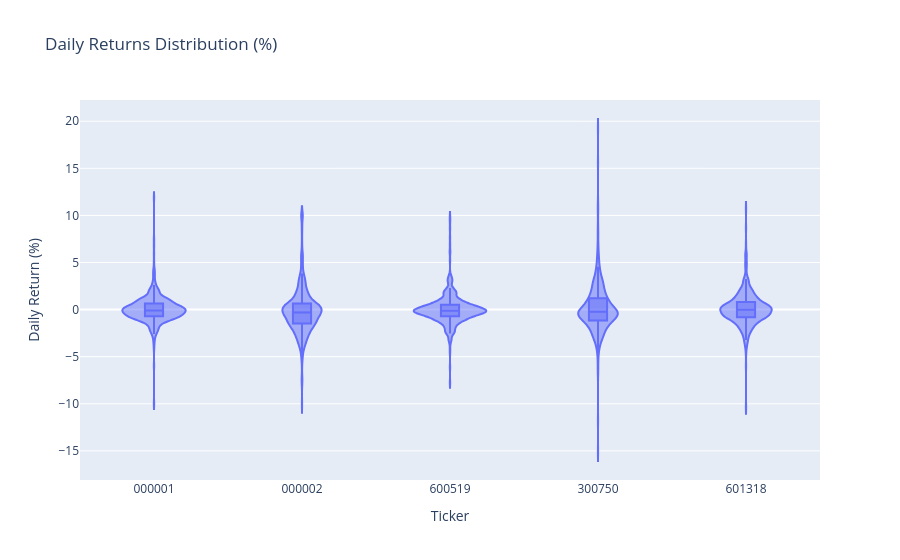

The cell this chart's notebook holds for it:
### Markdown cell above
### 6.6 Daily Returns Distribution (Violin Plot)

### Code cell
fig = px.violin(
    returns * 100,
    title='Daily Returns Distribution (%)',
    box=True, points=False,
    labels={'variable': 'Ticker', 'value': 'Daily Return (%)'},
)
fig.show()

### Figure 1 — Plotly figure (JSON) as saved in the notebook; plotly's stock layout.template omitted (floating-point values rounded to 4 significant figures; data arrays with more than 128 entries replaced by an {"elided": "..."} marker saying what was removed)
{"data": [{"alignmentgroup": "True", "box": {"visible": true}, "hovertemplate": "Ticker=%{x}<br>Daily Return (%)=%{y}<extra></extra>", "legendgroup": "", "marker": {"color": "#636efa"}, "name": "", "offsetgroup": "", "orientation": "v", "points": false, "scalegroup": "True", "showlegend": false, "type": "violin", "x": {"elided": "3195 str values"}, "x0": " ", "xaxis": "x", "y": {"elided": "3195 float values"}, "y0": " ", "yaxis": "y"}], "layout": {"legend": {"tracegroupgap": 0}, "title": {"text": "Daily Returns Distribution (%)"}, "violinmode": "group", "xaxis": {"anchor": "y", "domain": [0, 1], "title": {"text": "Ticker"}}, "yaxis": {"anchor": "x", "domain": [0, 1], "title": {"text": "Daily Return (%)"}}}}
